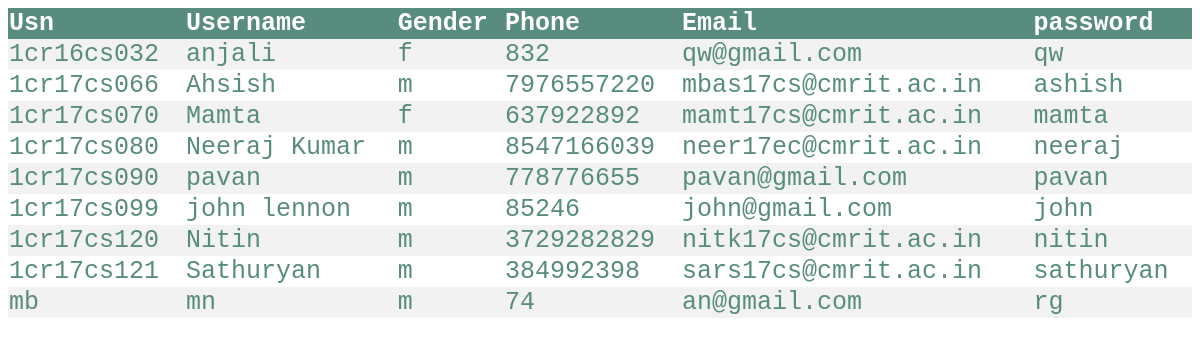
The page /studentdetails.php on the database as committed earlier.
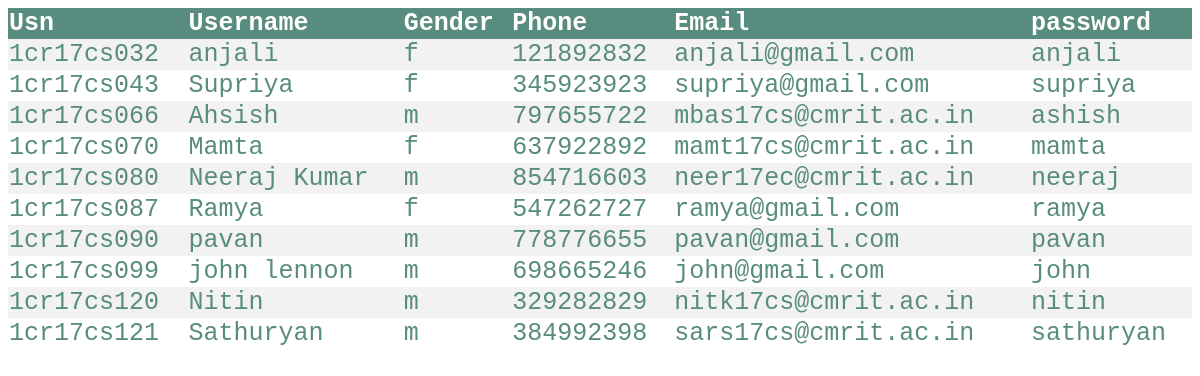
The same page on the database as committed later.
### tables this page shows
CREATE TABLE `student` (
  `usn` varchar(30) NOT NULL,
  `name` varchar(80) DEFAULT NULL,
  `gender` char(1) NOT NULL,
  `phone` bigint(30) DEFAULT NULL,
  `email` varchar(30) DEFAULT NULL,
  `password` varchar(30) NOT NULL
);

### studentdetails.php (the view, shortened to what this page needs)
<!DOCTYPE html>
<html>
<head>
</head>
<body>
<table>
<tr>
<th>Usn</th>
<th>Username</th>
<th>Gender</th>
<th>Phone</th>
<th>Email</th>
<th>password</th>
</tr>
<?php
$conn = mysqli_connect("localhost", "root", "", "library_cmrit");
$sql = "SELECT * FROM student";
$result = $conn->query($sql);
if ($result->num_rows > 0) {
while($row = $result->fetch_assoc()) {
echo "<tr><td>" . $row["usn"]. "</td><td>" . $row["name"] . "</td><td>" . $row["gender"] . "</td><td>" . $row["phone"] . "</td><td>"
. $row["email"]. "</td><td>". $row["password"]. "</td></tr>";
}
echo "</table>";
} else { echo "0 results"; }
?>
</body>
</html>

### studentdetails.php (style rules this page uses)
table { border-collapse: collapse; width: 100%; color: #588c7e; font-family: monospace; font-size: 25px; text-align: left; }
th { background-color: #588c7e; color: white; }
tr:nth-child(even) { background-color: #f2f2f2 }

Rows that differ between the two databases and show on the page:
removed student: usn "1cr16cs032", name "anjali", gender "f", phone "832", email "qw@gmail.com", password "qw"
removed student: usn "mb", name "mn", gender "m", phone "74", email "an@gmail.com", password "rg"
added student: usn "1cr17cs032", name "anjali", gender "f", phone "121892832", email "anjali@gmail.com", password "anjali"
added student: usn "1cr17cs043", name "Supriya", gender "f", phone "345923923", email "supriya@gmail.com", password "supriya"
changed student "1cr17cs066": phone "7976557220" → "797655722"
changed student "1cr17cs080": phone "8547166039" → "854716603"
added student: usn "1cr17cs087", name "Ramya", gender "f", phone "547262727", email "ramya@gmail.com", password "ramya"
changed student "1cr17cs099": phone "85246" → "698665246"
changed student "1cr17cs120": phone "3729282829" → "329282829"
